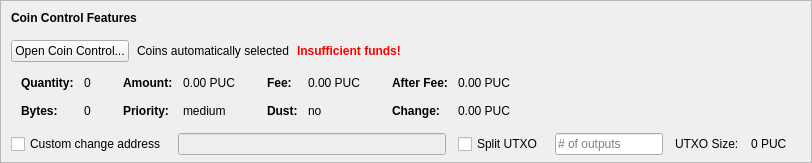
    <widget class="QFrame" name="frameCoinControl">
     <property name="sizePolicy">
      <sizepolicy hsizetype="Expanding" vsizetype="Expanding">
       <horstretch>0</horstretch>
       <verstretch>0</verstretch>
      </sizepolicy>
     </property>
     <property name="maximumSize">
      <size>
       <width>16777215</width>
       <height>16777215</height>
      </size>
     </property>
     <property name="frameShape">
      <enum>QFrame::StyledPanel</enum>
     </property>
     <property name="frameShadow">
      <enum>QFrame::Sunken</enum>
     </property>
     <layout class="QVBoxLayout" name="verticalLayoutCoinControl2">
      <property name="spacing">
       <number>0</number>
      </property>
      <property name="leftMargin">
       <number>0</number>
      </property>
      <property name="topMargin">
       <number>0</number>
      </property>
      <property name="rightMargin">
       <number>0</number>
      </property>
      <property name="bottomMargin">
       <number>6</number>
      </property>
      <item>
       <layout class="QVBoxLayout" name="verticalLayoutCoinControl" stretch="0,0,0,0,1">
        <property name="spacing">
         <number>0</number>
        </property>
        <property name="leftMargin">
         <number>10</number>
        </property>
        <property name="topMargin">
         <number>10</number>
        </property>
        <item>
         <layout class="QHBoxLayout" name="horizontalLayoutCoinControl1">
          <property name="bottomMargin">
           <number>15</number>
          </property>
          <item>
           <widget class="QLabel" name="labelCoinControlFeatures">
            <property name="sizePolicy">
             <sizepolicy hsizetype="Preferred" vsizetype="Maximum">
              <horstretch>0</horstretch>
              <verstretch>0</verstretch>
             </sizepolicy>
            </property>
            <property name="font">
             <font>
              <weight>75</weight>
              <bold>true</bold>
             </font>
            </property>
            <property name="styleSheet">
             <string notr="true">font-weight:bold;</string>
            </property>
            <property name="text">
             <string>Coin Control Features</string>
            </property>
           </widget>
          </item>
         </layout>
        </item>
        <item>
         <layout class="QHBoxLayout" name="horizontalLayoutCoinControl2" stretch="0,0,0,0">
          <property name="spacing">
           <number>8</number>
          </property>
          <property name="bottomMargin">
           <number>10</number>
          </property>
          <item>
           <widget class="QPushButton" name="pushButtonCoinControl">
            <property name="styleSheet">
             <string notr="true"/>
            </property>
            <property name="text">
             <string>Open Coin Control...</string>
            </property>
            <property name="autoDefault">
             <bool>false</bool>
            </property>
           </widget>
          </item>
          <item>
           <widget class="QLabel" name="labelCoinControlAutomaticallySelected">
            <property name="text">
             <string>Coins automatically selected</string>
            </property>
            <property name="margin">
             <number>5</number>
            </property>
           </widget>
          </item>
          <item>
           <widget class="QLabel" name="labelCoinControlInsuffFunds">
            <property name="font">
             <font>
              <weight>75</weight>
              <bold>true</bold>
             </font>
            </property>
            <property name="styleSheet">
             <string notr="true">color:red;font-weight:bold;</string>
            </property>
            <property name="text">
             <string>Insufficient funds!</string>
            </property>
            <property name="margin">
             <number>5</number>
            </property>
           </widget>
          </item>
          <item>
           <spacer name="horizontalSpacerCoinControl">
            <property name="orientation">
             <enum>Qt::Horizontal</enum>
            </property>
            <property name="sizeHint" stdset="0">
             <size>
              <width>40</width>
              <height>1</height>
             </size>
            </property>
           </spacer>
          </item>
         </layout>
        </item>
        <item>
         <widget class="QWidget" name="widgetCoinControl" native="true">
          <property name="sizePolicy">
           <sizepolicy hsizetype="Preferred" vsizetype="Preferred">
            <horstretch>0</horstretch>
            <verstretch>0</verstretch>
           </sizepolicy>
          </property>
          <property name="minimumSize">
           <size>
            <width>0</width>
            <height>0</height>
           </size>
          </property>
          <property name="styleSheet">
           <string notr="true"/>
          </property>
          <layout class="QHBoxLayout" name="horizontalLayoutCoinControl5">
           <property name="leftMargin">
            <number>0</number>
           </property>
           <property name="topMargin">
            <number>0</number>
           </property>
           <property name="rightMargin">
            <number>0</number>
           </property>
           <property name="bottomMargin">
            <number>0</number>
           </property>
           <item>
            <layout class="QHBoxLayout" name="horizontalLayoutCoinControl3" stretch="0,0,0,1">
             <property name="spacing">
              <number>20</number>
             </property>
             <property name="topMargin">
              <number>0</number>
             </property>
             <property name="bottomMargin">
              <number>10</number>
             </property>
             <item>
              <layout class="QFormLayout" name="formLayoutCoinControl1">
               <property name="horizontalSpacing">
                <number>10</number>
               </property>
               <property name="verticalSpacing">
                <number>14</number>
               </property>
               <property name="leftMargin">
                <number>10</number>
               </property>
               <property name="topMargin">
                <number>4</number>
               </property>
               <property name="rightMargin">
                <number>6</number>
               </property>
               <item row="0" column="0">
                <widget class="QLabel" name="labelCoinControlQuantityText">
                 <property name="font">
                  <font>
                   <weight>75</weight>
                   <bold>true</bold>
                  </font>
                 </property>
                 <property name="text">
                  <string>Quantity:</string>
                 </property>
                 <property name="margin">
                  <number>0</number>
                 </property>
                </widget>
               </item>
               <item row="0" column="1">
                <widget class="QLabel" name="labelCoinControlQuantity">
                 <property name="cursor">
                  <cursorShape>IBeamCursor</cursorShape>
                 </property>
                 <property name="contextMenuPolicy">
                  <enum>Qt::ActionsContextMenu</enum>
                 </property>
                 <property name="text">
                  <string notr="true">0</string>
                 </property>
                 <property name="margin">
                  <number>0</number>
                 </property>
                 <property name="textInteractionFlags">
                  <set>Qt::LinksAccessibleByMouse|Qt::TextSelectableByKeyboard|Qt::TextSelectableByMouse</set>
                 </property>
                </widget>
               </item>
               <item row="1" column="0">
                <widget class="QLabel" name="labelCoinControlBytesText">
                 <property name="font">
                  <font>
                   <weight>75</weight>
                   <bold>true</bold>
                  </font>
                 </property>
                 <property name="text">
                  <string>Bytes:</string>
                 </property>
                </widget>
               </item>
               <item row="1" column="1">
                <widget class="QLabel" name="labelCoinControlBytes">
                 <property name="cursor">
                  <cursorShape>IBeamCursor</cursorShape>
                 </property>
                 <property name="contextMenuPolicy">
                  <enum>Qt::ActionsContextMenu</enum>
                 </property>
                 <property name="text">
                  <string notr="true">0</string>
                 </property>
                 <property name="textInteractionFlags">
                  <set>Qt::LinksAccessibleByMouse|Qt::TextSelectableByKeyboard|Qt::TextSelectableByMouse</set>
                 </property>
                </widget>
               </item>
              </layout>
             </item>
             <item>
              <layout class="QFormLayout" name="formLayoutCoinControl2">
               <property name="horizontalSpacing">
                <number>10</number>
               </property>
               <property name="verticalSpacing">
                <number>14</number>
               </property>
               <property name="leftMargin">
                <number>6</number>
               </property>
               <property name="topMargin">
                <number>4</number>
               </property>
               <property name="rightMargin">
                <number>6</number>
               </property>
               <item row="0" column="0">
                <widget class="QLabel" name="labelCoinControlAmountText">
                 <property name="font">
                  <font>
                   <weight>75</weight>
                   <bold>true</bold>
                  </font>
                 </property>
                 <property name="text">
                  <string>Amount:</string>
                 </property>
                 <property name="margin">
                  <number>0</number>
                 </property>
                </widget>
               </item>
               <item row="0" column="1">
                <widget class="QLabel" name="labelCoinControlAmount">
                 <property name="cursor">
                  <cursorShape>IBeamCursor</cursorShape>
                 </property>
                 <property name="contextMenuPolicy">
                  <enum>Qt::ActionsContextMenu</enum>
                 </property>
                 <property name="text">
                  <string notr="true">0.00 PUC</string>
                 </property>
                 <property name="textInteractionFlags">
                  <set>Qt::LinksAccessibleByMouse|Qt::TextSelectableByKeyboard|Qt::TextSelectableByMouse</set>
                 </property>
                </widget>
               </item>
               <item row="1" column="0">
                <widget class="QLabel" name="labelCoinControlPriorityText">
                 <property name="font">
                  <font>
                   <weight>75</weight>
                   <bold>true</bold>
                  </font>
                 </property>
                 <property name="text">
                  <string>Priority:</string>
                 </property>
                </widget>
               </item>
               <item row="1" column="1">
                <widget class="QLabel" name="labelCoinControlPriority">
                 <property name="cursor">
                  <cursorShape>IBeamCursor</cursorShape>
                 </property>
                 <property name="contextMenuPolicy">
                  <enum>Qt::ActionsContextMenu</enum>
                 </property>
                 <property name="text">
                  <string>medium</string>
                 </property>
                 <property name="textInteractionFlags">
                  <set>Qt::LinksAccessibleByMouse|Qt::TextSelectableByKeyboard|Qt::TextSelectableByMouse</set>
                 </property>
                </widget>
               </item>
              </layout>
             </item>
             <item>
              <layout class="QFormLayout" name="formLayoutCoinControl3">
               <property name="horizontalSpacing">
                <number>10</number>
               </property>
               <property name="verticalSpacing">
                <number>14</number>
               </property>
               <property name="leftMargin">
                <number>6</number>
               </property>
               <property name="topMargin">
                <number>4</number>
               </property>
               <property name="rightMargin">
                <number>6</number>
               </property>
               <item row="0" column="0">
                <widget class="QLabel" name="labelCoinControlFeeText">
                 <property name="font">
                  <font>
                   <weight>75</weight>
                   <bold>true</bold>
                  </font>
                 </property>
                 <property name="text">
                  <string>Fee:</string>
                 </property>
                 <property name="margin">
                  <number>0</number>
                 </property>
                </widget>
               </item>
               <item row="0" column="1">
                <widget class="QLabel" name="labelCoinControlFee">
                 <property name="cursor">
                  <cursorShape>IBeamCursor</cursorShape>
                 </property>
                 <property name="contextMenuPolicy">
                  <enum>Qt::ActionsContextMenu</enum>
                 </property>
                 <property name="text">
                  <string notr="true">0.00 PUC</string>
                 </property>
                 <property name="textInteractionFlags">
                  <set>Qt::LinksAccessibleByMouse|Qt::TextSelectableByKeyboard|Qt::TextSelectableByMouse</set>
                 </property>
                </widget>
               </item>
               <item row="1" column="0">
                <widget class="QLabel" name="labelCoinControlLowOutputText">
                 <property name="font">
                  <font>
                   <weight>75</weight>
                   <bold>true</bold>
                  </font>
                 </property>
                 <property name="text">
                  <string>Dust:</string>
                 </property>
                </widget>
               </item>
               <item row="1" column="1">
                <widget class="QLabel" name="labelCoinControlLowOutput">
                 <property name="cursor">
                  <cursorShape>IBeamCursor</cursorShape>
                 </property>
                 <property name="contextMenuPolicy">
                  <enum>Qt::ActionsContextMenu</enum>
                 </property>
                 <property name="text">
                  <string>no</string>
                 </property>
                 <property name="textInteractionFlags">
                  <set>Qt::LinksAccessibleByMouse|Qt::TextSelectableByKeyboard|Qt::TextSelectableByMouse</set>
                 </property>
                </widget>
               </item>
              </layout>
             </item>
             <item>
              <layout class="QFormLayout" name="formLayoutCoinControl4">
               <property name="horizontalSpacing">
                <number>10</number>
               </property>
               <property name="verticalSpacing">
                <number>14</number>
               </property>
               <property name="leftMargin">
                <number>6</number>
               </property>
               <property name="topMargin">
                <number>4</number>
               </property>
               <property name="rightMargin">
                <number>6</number>
               </property>
               <item row="0" column="0">
                <widget class="QLabel" name="labelCoinControlAfterFeeText">
                 <property name="font">
                  <font>
                   <weight>75</weight>
                   <bold>true</bold>
                  </font>
                 </property>
                 <property name="text">
                  <string>After Fee:</string>
                 </property>
                 <property name="margin">
                  <number>0</number>
                 </property>
                </widget>
               </item>
               <item row="0" column="1">
                <widget class="QLabel" name="labelCoinControlAfterFee">
                 <property name="cursor">
                  <cursorShape>IBeamCursor</cursorShape>
                 </property>
                 <property name="contextMenuPolicy">
                  <enum>Qt::ActionsContextMenu</enum>
                 </property>
                 <property name="text">
                  <string notr="true">0.00 PUC</string>
                 </property>
                 <property name="textInteractionFlags">
                  <set>Qt::LinksAccessibleByMouse|Qt::TextSelectableByKeyboard|Qt::TextSelectableByMouse</set>
                 </property>
                </widget>
               </item>
               <item row="1" column="0">
                <widget class="QLabel" name="labelCoinControlChangeText">
                 <property name="font">
                  <font>
                   <weight>75</weight>
                   <bold>true</bold>
                  </font>
                 </property>
                 <property name="text">
                  <string>Change:</string>
                 </property>
                </widget>
               </item>
               <item row="1" column="1">
                <widget class="QLabel" name="labelCoinControlChange">
                 <property name="cursor">
                  <cursorShape>IBeamCursor</cursorShape>
                 </property>
                 <property name="contextMenuPolicy">
                  <enum>Qt::ActionsContextMenu</enum>
                 </property>
                 <property name="text">
                  <string notr="true">0.00 PUC</string>
                 </property>
                 <property name="textInteractionFlags">
                  <set>Qt::LinksAccessibleByMouse|Qt::TextSelectableByKeyboard|Qt::TextSelectableByMouse</set>
                 </property>
                </widget>
               </item>
              </layout>
             </item>
            </layout>
           </item>
          </layout>
         </widget>
        </item>
        <item>
         <layout class="QHBoxLayout" name="horizontalLayoutCoinControl4" stretch="0,0,0,0,0,0,0">
          <property name="spacing">
           <number>12</number>
          </property>
          <property name="sizeConstraint">
           <enum>QLayout::SetDefaultConstraint</enum>
          </property>
          <property name="topMargin">
           <number>5</number>
          </property>
          <property name="rightMargin">
           <number>5</number>
          </property>
          <item>
           <widget class="QCheckBox" name="checkBoxCoinControlChange">
            <property name="toolTip">
             <string>If this is activated, but the change address is empty or invalid, change will be sent to a newly generated address.</string>
            </property>
            <property name="text">
             <string>Custom change address</string>
            </property>
           </widget>
          </item>
          <item>
           <widget class="QValidatedLineEdit" name="lineEditCoinControlChange">
            <property name="enabled">
             <bool>false</bool>
            </property>
            <property name="sizePolicy">
             <sizepolicy hsizetype="Expanding" vsizetype="Fixed">
              <horstretch>0</horstretch>
              <verstretch>0</verstretch>
             </sizepolicy>
            </property>
           </widget>
          </item>
          <item>
           <widget class="QCheckBox" name="splitBlockCheckBox">
            <property name="text">
             <string>Split UTXO</string>
            </property>
           </widget>
          </item>
          <item>
           <widget class="QLineEdit" name="splitBlockLineEdit">
            <property name="sizePolicy">
             <sizepolicy hsizetype="Fixed" vsizetype="Fixed">
              <horstretch>50</horstretch>
              <verstretch>0</verstretch>
             </sizepolicy>
            </property>
            <property name="placeholderText">
             <string># of outputs</string>
            </property>
           </widget>
          </item>
          <item>
           <widget class="QLabel" name="labelBlockSizeText">
            <property name="text">
             <string>UTXO Size:</string>
            </property>
           </widget>
          </item>
          <item>
           <widget class="QLabel" name="labelBlockSize">
            <property name="text">
             <string>0 PUC</string>
            </property>
           </widget>
          </item>
          <item>
           <widget class="QLabel" name="labelCoinControlChangeLabel">
            <property name="sizePolicy">
             <sizepolicy hsizetype="Preferred" vsizetype="Expanding">
              <horstretch>0</horstretch>
              <verstretch>0</verstretch>
             </sizepolicy>
            </property>
            <property name="minimumSize">
             <size>
              <width>0</width>
              <height>0</height>
             </size>
            </property>
            <property name="text">
             <string/>
            </property>
            <property name="margin">
             <number>3</number>
            </property>
           </widget>
          </item>
         </layout>
        </item>
        <item>
         <spacer name="verticalSpacerCoinControl">
          <property name="orientation">
           <enum>Qt::Vertical</enum>
          </property>
          <property name="sizeHint" stdset="0">
           <size>
            <width>800</width>
            <height>1</height>
           </size>
          </property>
         </spacer>
        </item>
       </layout>
      </item>
     </layout>
    </widget>
